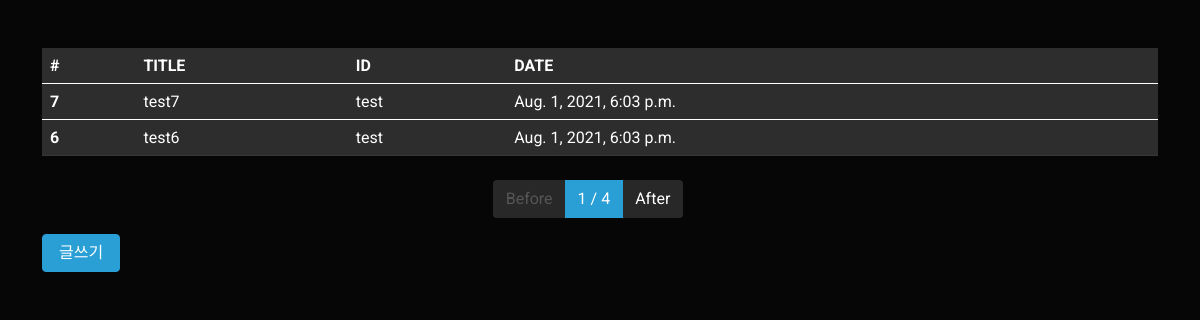
Before: /board/list/ with the older database file.
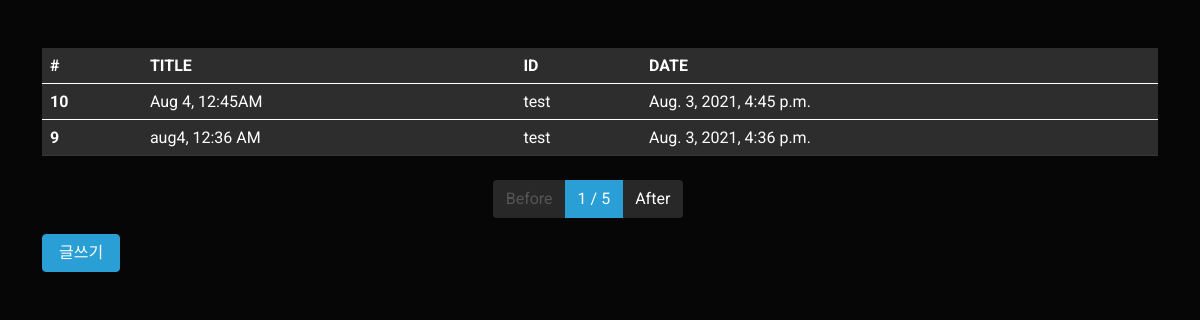
After: the same page with the newer database file.
### board/models.py (models this page shows, shortened)
class Board(models.Model):
    title = models.CharField(max_length=128, verbose_name='title')
    contents = models.TextField(verbose_name="contents")
    writer = models.ForeignKey(
        'fcuser.Fcuser', on_delete=models.CASCADE, verbose_name='writer')
    tags = models.ManyToManyField('tag.Tag', verbose_name='#Tag')
    registered_dttm = models.DateTimeField(
        auto_now_add=True, verbose_name='Registered Time')
    class Meta:
        db_table = 'community_board'
        verbose_name = '커뮤니티 게시글'
        verbose_name_plural = '커뮤니티 게시글'

### fcuser/models.py (models this page shows)
class Fcuser(models.Model):
    username = models.CharField(max_length=64, verbose_name='User Name')
    useremail = models.EmailField(max_length=128, verbose_name="User Email")
    password = models.CharField(max_length=64, verbose_name='Password')
    registered_dttm = models.DateTimeField(
        auto_now_add=True, verbose_name='Registered Time')
    def __str__(self):
        return self.username
    class Meta:
        db_table = 'community_fcuser'
        verbose_name = 'Fcuser 사용자'
        verbose_name_plural = 'Fcuser 사용자'

### board/views.py (the view)
# urls.py: path('list/', views.board_list),
def board_list(request):
    all_boards = Board.objects.all().order_by('-id')  # 시간 역순의미
    page = int(request.GET.get('p', 1))  # 변수 이름 p, 없으면 디폴트 1
    paginator = Paginator(all_boards, 2)  # 한페이지 2개씩
    boards = paginator.get_page(page)
    return render(request, 'board_list.html', {'boards': boards})

### board/templates/board_list.html
{% extends "base.html" %}
{% block contents %}
<div class="row mt-5">
    <div class="col-12">
      <table class="table table-light">
        <thead class="thead-light">
          <tr>
            <th>#</th>
            <th>TITLE</th>
            <th>ID</th>
            <th>DATE</th>
          </tr>
        </thead>
        {% for board in boards %}
        <tbody>
          <tr onclick="location.href ='/board/detail/{{ board.id }}/'">
          <th>{{ board.id }}</th>
          <td>{{ board.title }}</td>
          <td>{{ board.writer }}</td>
          <td>{{ board.registered_dttm }}</td>
      </tr>
        {% endfor %}
      </tbody>
      </table>
    </div>
    <div class="row mt-2">
      <div class="col-12">
        <nav>
          <ul class="pagination justify-content-center">
              {% if boards.has_previous %}
              <li class="page-item">
              <a href="?p={{ boards.previous_page_number }}" class="page-link">Before</a>
              </li>
              {% else %}
              <li class="page-item disabled">
              <a href="#" class="page-link ">Before</a>
              </li>
              {% endif %}
            <li class="page-item active">
              <a href="" class="page-link">{{ boards.number }} / {{ boards.paginator.num_pages }}</a>
            </li>
              {% if boards.has_next %}
              <li class="page-item">
              <a href="?p={{ boards.next_page_number }}" class="page-link">After</a>
              </li>
              {% else %}
              <li class="page-item disabled">
              <a href="#" class="page-link disabled">After</a>
              </li>
              {% endif %}
          </ul>
        </nav>
      </div>
    </div>
    <div class="row">
      <div class="col-12">
        <a href="/board/write">
        <button class="btn btn-primary" onclick="location.href ='/board/write/'">
          글쓰기
        </button>
      </a>
      </div>
    </div>
</div>
{% endblock %}

### board/templates/base.html (shortened to what this page needs)
<html>
  <head>
  <link rel="stylesheet" href="/static/bootstrap.min.css" />
  </head>
  <body>
    <div class="container">
      {% block contents %}
      {% endblock %}
    </div>
  </body>
</html>

Changed rows visible on the page:
no longer on this page (row unchanged): Board: id "7", title "test7", writer "test", registered_dttm "Aug. 1, 2021, 6:03 p.m."
no longer on this page (row unchanged): Board: id "6", title "test6", writer "test", registered_dttm "Aug. 1, 2021, 6:03 p.m."
added Board: id "10", title "Aug 4, 12:45AM", writer "test", registered_dttm "Aug. 3, 2021, 4:45 p.m."
added Board: id "9", title "aug4, 12:36 AM", writer "test", registered_dttm "Aug. 3, 2021, 4:36 p.m."
Other visible differences:
{{ boards.paginator.num_pages }}: "4" → "5"
